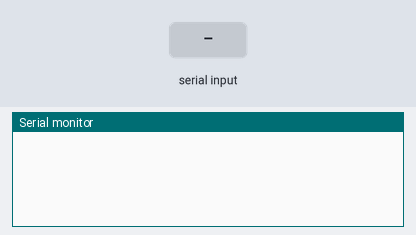
A sketch run on a simulated Arduino Uno, built with avr-gcc and run on an emulated ATmega328P. Parts: the last lines printed to the serial monitor. The inputs (shaded band) are chosen by the test bench.

Above: at 1.2 s.
1.3 s: "Stop,1\n" received over Serial
At 1.8 s:
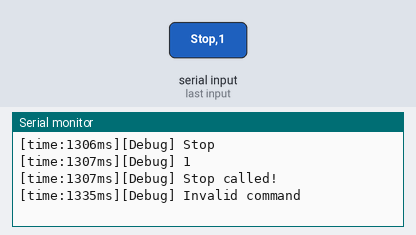
2.8 s: "Move,1\n" received over Serial
At 4.0 s:
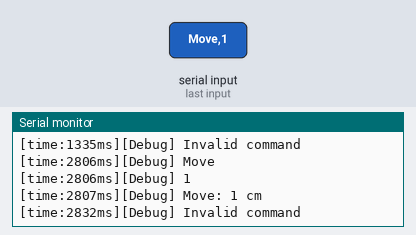
4.3 s: "MoveSpeed,1\n" received over Serial
At 5.5 s:
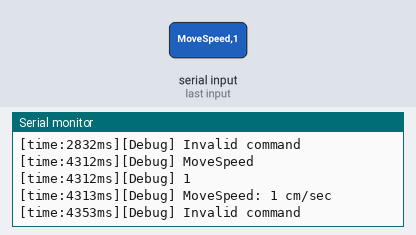
5.8 s: "Turn,1\n" received over Serial
At 6.4 s:
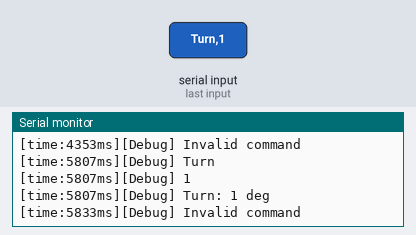
7.3 s: "TurnSpeed,1\n" received over Serial
At 8.2 s:
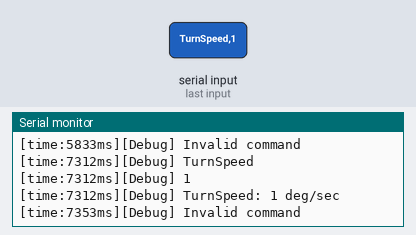
8.8 s: "Stop\n" received over Serial
At 9.6 s:
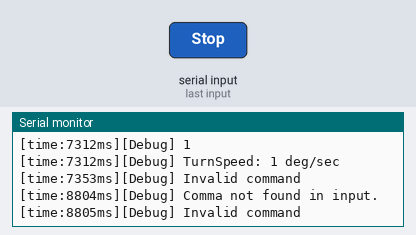

Measured:
- after the input at 1.3 s, the serial monitor: prints a new line at once (image 1)
- after the input at 2.8 s, the serial monitor: prints a new line at once (image 2)
- after the input at 4.3 s, the serial monitor: prints a new line at once (image 3)
- after the input at 5.8 s, the serial monitor: prints a new line at once (image 4)
- after the input at 7.3 s, the serial monitor: prints a new line at once (image 5)
- after the input at 8.8 s, the serial monitor: prints a new line at once (image 6)

The sketch:

testSerialComm.ino
```cpp
#include "debugConfig.h"
#include "comm.hpp"
#include "SoftwareSerial.h"

telemetryPacket data_packet;


void checkCommands(const commandsPacket& recv_data) {
  if (recv_data.command == "Stop") {
      DEBUG_PRINT(DEBUG_COMM, "Stop called!");
  } else if (recv_data.command == "Move") {
      DEBUG_PRINT(DEBUG_COMM, "Move: " + String(recv_data.value) +  " cm");
  } else if (recv_data.command == "MoveSpeed") {
      DEBUG_PRINT(DEBUG_COMM, "MoveSpeed: " + String(recv_data.value) +  " cm/sec");
  }
  else if (recv_data.command == "Turn") {
      DEBUG_PRINT(DEBUG_COMM, "Turn: " + String(recv_data.value) +  " deg");
  }
  else if (recv_data.command == "TurnSpeed") {
      DEBUG_PRINT(DEBUG_COMM, "TurnSpeed: " + String(recv_data.value) +  " deg/sec");
  } else {
}
      DEBUG_PRINT(DEBUG_COMM, "Invalid command");
  }


void inputHandleUart(){
  if (Serial.available()){
    commandsPacket recv_data;
    recv_data.readUartASCII();
    checkCommands(recv_data);
  }
}


void setup() {
  Serial.begin(9600);
}


void loop(){
  inputHandleUart();
}
```

comm.hpp
```cpp
#include <stdint.h>
#include "Arduino.h"
#include <Wire.h>


bool isNumeric(const String& str);


struct telemetryPacket {
  float yaw = 0.0;
  float distance = 0.0;
  void sendI2CBytes(uint8_t address) const;
  void sendI2CASCII(uint8_t address) const;
  void sendUartBytes() const;
  void sendUartASCII() const;
  void readI2CBytes(uint8_t address);
  void readI2CASCII(uint8_t address);
  void readUartBytes();
  void readUartASCII();
};


void telemetryPacket::sendI2CBytes(uint8_t address) const {
  Wire.beginTransmission(address);
  Wire.write(reinterpret_cast<const uint8_t*>(&yaw), sizeof(yaw));
  Wire.write(reinterpret_cast<const uint8_t*>(&distance), sizeof(distance));
  Wire.endTransmission();
}


void telemetryPacket::sendI2CASCII(uint8_t address) const{
  Wire.beginTransmission(address);
  char buffer[50];
  sprintf(buffer, "yaw,%.6f,distance,%.6f\n", yaw, distance);
  Wire.print(buffer);
  Wire.endTransmission();
}


// Function to send packet as raw bytes (binary)
void telemetryPacket::sendUartBytes() const {
  Serial.write(reinterpret_cast<const uint8_t*>(&yaw), sizeof(yaw));  // Send yaw as 4 bytes
  Serial.write(reinterpret_cast<const uint8_t*>(&distance), sizeof(distance));  // Send distance as 4 bytes
}


// Function to send packet as ASCII (human-readable)
void telemetryPacket::sendUartASCII() const {
  char buffer[50];
  sprintf(buffer, "yaw,%.6f,distance,%.6f\n", yaw, distance);
  Serial.println(buffer);
}

void telemetryPacket::readI2CBytes(uint8_t address) {
  Wire.requestFrom(address, (uint8_t)(sizeof(yaw) + sizeof(distance)));
  if (Wire.available() < sizeof(yaw) + sizeof(distance)) {
    DEBUG_PRINT(DEBUG_COMM, "Insufficient I2C data received.");
    return;
  }
  Wire.readBytes(reinterpret_cast<uint8_t*>(&yaw), sizeof(yaw));
  Wire.readBytes(reinterpret_cast<uint8_t*>(&distance), sizeof(distance));
  DEBUG_PRINT(DEBUG_COMM, "I2C Yaw: " + String(yaw));
  DEBUG_PRINT(DEBUG_COMM, "I2C Distance: " + String(distance));
}

void telemetryPacket::readI2CASCII(uint8_t address) {
  Wire.requestFrom(address, (uint8_t)50);
  String input = "";
  while (Wire.available()) {
    input += (char)Wire.read();
  }
  input.trim();
  if (input.length() == 0) {
    DEBUG_PRINT(DEBUG_COMM, "No input received over I2C.");
    return;
  }
  int yawIndex = input.indexOf("yaw,");
  int distIndex = input.indexOf(",distance,");
  if (yawIndex != -1 && distIndex != -1) {
    yaw = input.substring(yawIndex + 4, distIndex).toFloat();
    distance = input.substring(distIndex + 10).toFloat();
  }
  DEBUG_PRINT(DEBUG_COMM, "I2C Yaw: " + String(yaw));
  DEBUG_PRINT(DEBUG_COMM, "I2C Distance: " + String(distance));
}

void telemetryPacket::readUartBytes() {
  if (Serial.available() < sizeof(yaw) + sizeof(distance)) {
    DEBUG_PRINT(DEBUG_COMM, "Insufficient UART data received.");
    return;
  }
  Serial.readBytes(reinterpret_cast<uint8_t*>(&yaw), sizeof(yaw));
  Serial.readBytes(reinterpret_cast<uint8_t*>(&distance), sizeof(distance));
  DEBUG_PRINT(DEBUG_COMM, "UART Yaw: " + String(yaw));
  DEBUG_PRINT(DEBUG_COMM, "UART Distance: " + String(distance));
}

void telemetryPacket::readUartASCII() {
  String input = Serial.readStringUntil('\n');
  input.trim();
  if (input.length() == 0) {
    DEBUG_PRINT(DEBUG_COMM, "No UART input received.");
    return;
  }
  int yawIndex = input.indexOf("yaw,");
  int distIndex = input.indexOf(",distance,");
  if (yawIndex != -1 && distIndex != -1) {
    yaw = input.substring(yawIndex + 4, distIndex).toFloat();
    distance = input.substring(distIndex + 10).toFloat();
  }
  DEBUG_PRINT(DEBUG_COMM, "UART Yaw: " + String(yaw));
  DEBUG_PRINT(DEBUG_COMM, "UART Distance: " + String(distance));
}


struct commandsPacket {
  String command;
  int value = 0.0;
  void sendI2CBytes(uint8_t address) const;
  void sendI2CASCII(uint8_t address) const;
  void sendUartBytes() const;
  void sendUartASCII() const;
  void readI2CBytes(uint8_t address);
  void readI2CASCII(uint8_t address);
  void readUartBytes();
  void readUartASCII();
};


void commandsPacket::sendI2CBytes(uint8_t address) const {
  Wire.beginTransmission(address);
  Wire.write(command.charAt(0));
  Wire.write(reinterpret_cast<const uint8_t*>(&value), sizeof(value));
  Wire.endTransmission();
}


void commandsPacket::sendI2CASCII(uint8_t address) const {
  Wire.beginTransmission(address);
  String packet = command + "," + String(value) + "\n";
  Wire.print(packet);
  Wire.endTransmission();
}


void commandsPacket::sendUartBytes() const {
  Serial.write(command.charAt(0));
  Serial.write(reinterpret_cast<const uint8_t*>(&value), sizeof(value));
}


void commandsPacket::sendUartASCII() const {
  Serial.println(command + "," + String(value));
}


void commandsPacket::readI2CBytes(uint8_t address){
  Wire.requestFrom(address, (uint8_t)5);

  if (Wire.available() < 5) {
    DEBUG_PRINT(DEBUG_COMM, "Insufficient I2C data received.");
    return;
  }

  char cmdByte = Wire.read();
  command = String(cmdByte);

  uint8_t valueBytes[4];
  for (int i = 0; i < 4; i++) {
    valueBytes[i] = Wire.read();
  }

  float* valuePtr = reinterpret_cast<float*>(valueBytes);
  value = *valuePtr;

  DEBUG_PRINT(DEBUG_COMM, "I2C Command: " + command);
  DEBUG_PRINT(DEBUG_COMM, "I2C Value: " + String(value));
}


void commandsPacket::readI2CASCII(uint8_t address){
  Wire.requestFrom(address, (uint8_t)5);

  if (Wire.available() < 5) {
    DEBUG_PRINT(DEBUG_COMM, "Insufficient I2C data received.");
    return;
  }

  char cmdByte = Wire.read();
  command = String(cmdByte);

  uint8_t valueBytes[4];
  for (int i = 0; i < 4; i++) {
    valueBytes[i] = Wire.read();
  }

  float* valuePtr = reinterpret_cast<float*>(valueBytes);
  value = *valuePtr;

  DEBUG_PRINT(DEBUG_COMM, "I2C Command: " + command);
  DEBUG_PRINT(DEBUG_COMM, "I2C Value: " + String(value));
}


void commandsPacket::readUartBytes(){
  // Read the first byte to get the command
  if (Serial.available() < 2) {
    DEBUG_PRINT(DEBUG_COMM, "Insufficient data received.");
    return;
  }

  char cmdByte = Serial.read();
  command = String(cmdByte);

  uint8_t valueBytes[4];
  for (int i = 0; i < 4 && Serial.available(); i++) {
    valueBytes[i] = Serial.read();
  }

  float* valuePtr = reinterpret_cast<float*>(valueBytes);
  value = *valuePtr;

  DEBUG_PRINT(DEBUG_COMM, "Command: " + command);
  DEBUG_PRINT(DEBUG_COMM, "Value: " + String(value));
}


void commandsPacket::readUartASCII() {
  String input = Serial.readStringUntil('\n');
  input.trim();
  if (!input.length()) {
    DEBUG_PRINT(DEBUG_COMM, "No input received.");
    command = "";
    return;
  }

  int commaIndex = input.indexOf(',');
  if (commaIndex == -1) {
    DEBUG_PRINT(DEBUG_COMM, "Comma not found in input.");
    command = "";
    return;
  }

  command = input.substring(0, commaIndex);
  command.trim();
  String valueString = input.substring(commaIndex + 1);
  valueString.trim();

  if (!command.length()) {
    DEBUG_PRINT(DEBUG_COMM, "Empty command.");
    command = "";
    return;
  }

  if (isNumeric(valueString)) {
    value = valueString.toFloat();
  } else {
    DEBUG_PRINT(DEBUG_COMM, "Invalid value.");
    value = 0.0;
  }

  DEBUG_PRINT(DEBUG_COMM, command);
  DEBUG_PRINT(DEBUG_COMM, value);
}


bool isNumeric(const String& str){
  if (!str.length()) return false;
  bool decimalPointSeen = false;
  for (unsigned int i = 0; i < str.length(); i++) {
    char c = str.charAt(i);
    if (!isDigit(c)) {
      if (c == '.' && !decimalPointSeen) {
        decimalPointSeen = true;
      } else if (i == 0 && c == '-') {
        continue;
      } else {
        return false;
      }
    }
  }
  return true;
}
```

debugConfig.h
```cpp
#pragma once

// plot mode (for plotting pitch angle , yaw angle and position along with there correspoing pid output values)
#define PLOT_MODE false

// Global debug mode (set to false to disable all debugging)
#define DEBUG_MODE true
#if DEBUG_MODE
  // Module-specific debug modes
  #define DEBUG_MOTOR false     // Debugging for Motor Control module
  #define DEBUG_IMU false       // Debugging for IMU module
  #define DEBUG_KALMAN false    // Debugging for Kalman Filter alogrithm
  #define DEBUG_CONTROL false   // Debugging for Motion Controller alogrithm

  #if DEBUG_CONTROL
    #define DEBUG_VOLTAGE false   // Debugging for Communication module
    #define DEBUG_PID_PITCH false // Debugging for PID control for Pitch
    #define DEBUG_PID_YAW false // Debugging for PID control for Pitch
    #define DEBUG_PID_POSITION false  // Debugging for PID control for Pitch
    #define DEBUG_ENCODER false  // Debugging for Motor incremental encoders
    #define DEBUG_WATCHDOG false
  #endif

  #define DEBUG_COMM true   // Debugging for Communication module
  #define DEBUG_USONIC false // Debugging for Ultrasonic and IR modules
  #define DEBUG_TERRA_RANGER true // Debugging for TerraRanger Multiflex
#endif

// Macro for conditional debugging
#if DEBUG_MODE
#define DEBUG_PRINT(module, x) \
    if (module) { \
      Serial.print("[time:"); \
      Serial.print(String(millis())); \
      Serial.print("ms][Debug] "); \
      Serial.println(x); \
    }
#else
  #define DEBUG_PRINT(module, x)
#endif

#if PLOT_MODE
  #define SEND_FOR_PLOT(x) Serial.println(x);
#else
  #define SEND_FOR_PLOT(x)
#endif

// Macro for error messages (always active)
#define ERROR_PRINT(x) \
  do { \
    Serial.print("[time:"); \
    Serial.print(millis()); \
    Serial.print("ms][ERROR]"); \
    Serial.println(x); \
  } while(0)
```
